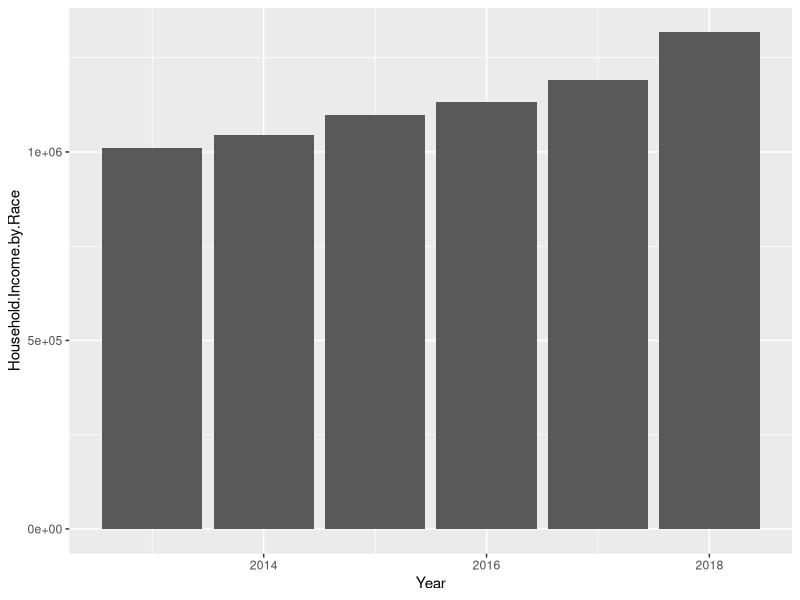

R code for this plot:
# Group 5: Vriana Gatdula, Rona Guo, Aubrey Jones, Max Wang
# INFO 201 A // AE
# Exploratory Analysis 

# Setup ------------------------------------------------------------------------

# Load the necessary packages. 
library(dplyr)
install.packages("ggplot2")
library(ggplot2)
library(stringr)
library(tidyverse)

# Loading relevant data set. Note to go to Session > Set Working Direction to
# change to this folder to have the file path run properly.
income_by_location <- read.csv("income_by_location.csv")

# Chart 2 ----------------------------------------------------------------------

wa_income_location <- income_by_location %>% 
  filter(Race == "Total") %>% 
  select(Race, Year, Household.Income.by.Race, Geography) 

ggplot(wa_income_location, aes(x = Year, y = Household.Income.by.Race)) +
  geom_bar(stat = "identity")
